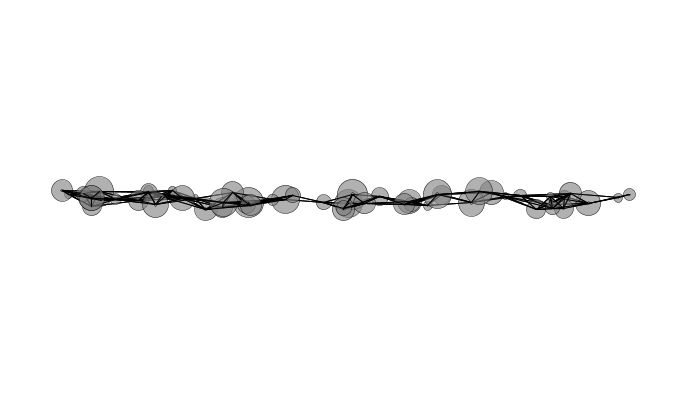
Frame 1 (no input)
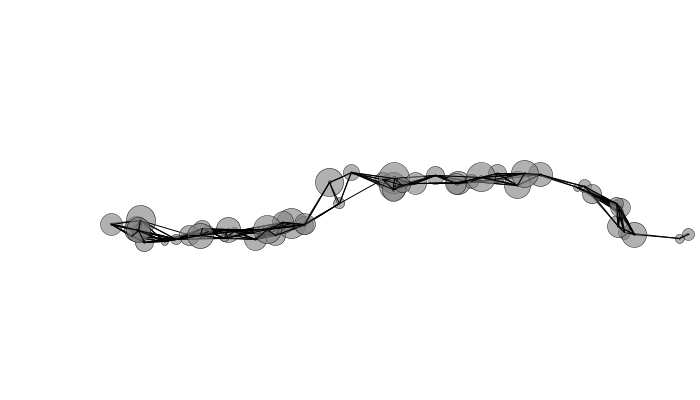
Frame 60 (the mouse pressed at the canvas centre just before this capture)
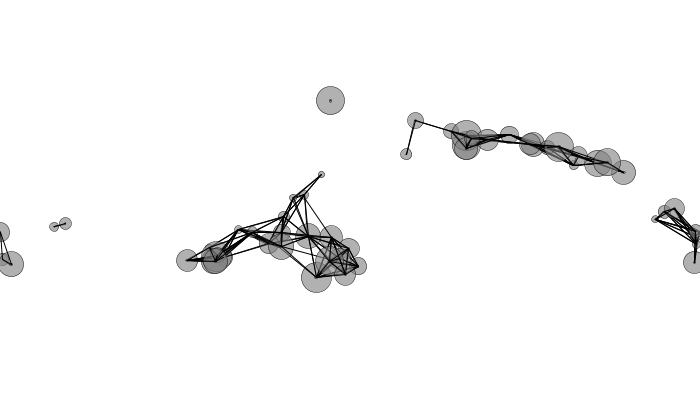
Frame 120 (the mouse held since frame 60 and released just before this capture)

The Processing sketch that drew these frames (run headless with seeded random() and noise(); from frame 60 on, the mouse is pressed at the canvas centre):

// Processing sketch: processing_84276
// ── processing_84276.pde

Balloon[] balloons = new Balloon[55];

int mouseVector = -1;

//background color and color of the balls
color ballColor = color(130);

//controls the wind
float xoff = 10000;
float yoff = 0;

void setup() {
  size(700 , 400);
  smooth();
  background(255);
  //initialize our balls
  for (int i = 0; i < balloons.length; i++) { 
    balloons[i] = new Balloon(random(50, 250.0),random(50, width - 50),random(height/2 - 10, height/2 + 10), ballColor);
  }
 }

void draw() {
  background(255);
  //for every balloon 
  for (int i = 0; i < balloons.length; i++) {
    
    //add some wind, so they blow around, mapped to perlin noise
    //PVector wind = new PVector(map(noise(xoff),0,1,-4,4),map(noise(yoff),0,1,-1,1));
    PVector wind = new PVector(map(noise(xoff),0,1,-16,16),map(noise(yoff),0,1,-8,8));
    balloons[i].applyForces(wind);
    
    //interact with the mouse
    balloons[i].mouseAction();
    
    //go towards the sine wave
    PVector center = new PVector(balloons[i].location.x,  height/2 + (60 * sin(balloons[i].location.x/90)));
    center.sub(balloons[i].location);
    center.normalize();
    center.mult(3);
    balloons[i].applyForces(center);
    
    //update the location, check to see if they are over the edge, display!
    balloons[i].update();
    balloons[i].checkEdges();
    balloons[i].display();

    //draw lines connecting the ball to near ones
    for (int j = 0; j < balloons.length; j++) {
     balloons[i].drawLine(balloons[j]); 
    }

  }

  
  //update our perlin noise-controlling variables
  xoff += 0.004;
  yoff += 0.006;
  

}


class Balloon{
  
  PVector location;
  PVector velocity;
  PVector acceleration;
  float mass;
  float topspeed = 1.4;
  float size;
  color balloonColor;
  float angle, aVelocity, aAcceleration;
  
  //construct our balloons
  Balloon(float tempM, float tempX, float tempY, color tempFillColor) {
    location = new PVector(tempX,tempY);
    velocity = new PVector(0,0);
    acceleration = new PVector(0,0);
    mass = tempM;
    size = tempM/8;
    balloonColor = tempFillColor;
    angle = 0;
    aVelocity = 0;
    aAcceleration = 0;
  }
  
  //generic add force function (so handy!)
  void applyForces(PVector force) {
    PVector f = force.get();
    f.div(mass);
    acceleration.add(f);
  }
  
  //motion 101
  void update() {
    velocity.add(acceleration);
    velocity.limit(topspeed);
    location.add(velocity);
   
    aAcceleration = acceleration.x / 10.0;
    aVelocity += aAcceleration;
    aVelocity = constrain(aVelocity, -0.04,.04);
    angle += aVelocity;
    
    acceleration.mult(0);
  }
  
  void display() {
    fill(balloonColor, 160);
    stroke(20);
    strokeWeight(.5);
    ellipseMode(CENTER);
    pushMatrix();
    translate(location.x,location.y);
    
    ellipse(0, 0, size, size);
    ellipse(0, 0, size/10, size/10);
    
    popMatrix();
  }
  
  void checkEdges() {
   
    if (location.x < 0) {
      location.x = width; 
    } else if (location.x > width) {
      location.x = 0; 
    }
    
    if (location.y < size/2) {
      location.y = size/2;
      velocity.y *= -.75; 
    } else if (location.y > height - size/2) {
      location.y = height - size/2;
      velocity.y *= -.75;  
    }
  }
  
  
  void mouseAction() {
    PVector mouse = new PVector(mouseX, mouseY);
    mouse.sub(location);
    float distance = mouse.mag();
    if (distance < 80 && distance > 20) {
      //change the number here for the gravitational constant
      float G = -.8;
      float grav = (G * mass) / (distance * distance);
      mouse.normalize();
      mouse.mult(grav);
      acceleration.add(mouse);
    }
  }
  
  void drawLine(Balloon b) {
    
    stroke(0);
    strokeWeight(1);
    PVector lineVector = PVector.sub(location,b.location);
    float test = lineVector.mag();
    
    if (test < 50){
      line(location.x,location.y,b.location.x,b.location.y);
    }
    
  }  
}
